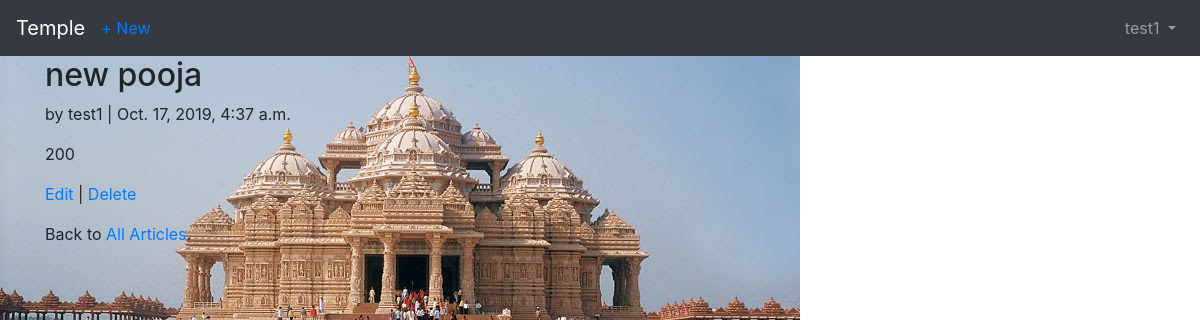
The page /articles/5/ (signed in) on the database its author committed.
### users/models.py (models this page shows)
class CustomUser1(AbstractUser):
    age = models.PositiveIntegerField(default=0)

### articles/models.py (models this page shows, shortened)
class Article(models.Model):
    title = models.CharField(max_length=255)
    body = models.CharField(max_length=255)
    date = models.DateTimeField(auto_now_add=True)
    author = models.ForeignKey(
        settings.AUTH_USER_MODEL,
        on_delete=models.CASCADE,
    )

### articles/views.py (the view)
# urls.py: path('<int:pk>/', views.ArticleDetailView.as_view(), name='article_detail'), # new
class ArticleDetailView(LoginRequiredMixin,DetailView):
    model = models.Article
    template_name = 'article_detail.html'
    login_url = 'login'

### templates/article_detail.html
{% extends 'base.html' %}
{% block content %}
<div class="article-entry">
<h2>{{ object.title }}</h2>
<p>by {{ object.author }} | {{ object.date }}</p>
<p>{{ object.body }}</p>
</div>
<p><a href="{% url 'article_edit' article.pk %}">Edit</a> | <a href="{% url 'article_delete' article.pk %}">Delete</a></p>
    <p>Back to <a href="{% url 'article_list' %}">All Articles</a>.</p>
    {% endblock content %}

### templates/base.html (shortened to what this page needs)
<!doctype html>
<html lang="en">
<head>
    <link rel="stylesheet" href="https://stackpath.bootstrapcdn.com/bootstrap/4.1.3/css/bootstrap.min.css">
</head>
<body>
        <td class="tdStyle">
    <nav class="navbar navbar-expand-md navbar-dark bg-dark mb-�">
        <a class="navbar-brand" href="{% url 'home' %}">Temple</a>
        {% if user.is_authenticated %}
        <ul class="navbar-nav mr-auto">
            <li class="nav-item"><a href="{% url 'article_new' %}">+ New</a></li>
        </ul>
        {% endif %}
        <div class="collapse navbar-collapse" id="navbarCollapse">
        {% if user.is_authenticated %}
        <ul class="navbar-nav ml-auto">
        <li class="nav-item">
        <a class="nav-link dropdown-toggle" href="#" id="userMenu" data-toggle="dropdown" aria-haspopup="true" aria-expanded="false">
        {{ user.username }}
        </a>
        </li>
        </ul>
        {% else %}
        <form class="form-inline ml-auto">
        <a href="{% url 'login' %}" class="btn btn-outline-secondary">Log in</a>
        <a href="{% url 'signup' %}" class="btn btn-primary ml-�">Sign up</a>
        </form>
        {% endif %}
        </div>
    </nav>
        <div class="container">
        {% block content %}
        {% endblock %}
        </div>
</body>
</html>

### templates/base.html (style rules this page uses)
body { background: white url("images/1.jpg") no-repeat; }

### rows shown on the page
CustomUser1: username "test1"
Article: title "new pooja", author "test1", date "Oct. 17, 2019, 4:37 a.m.", body "200"
